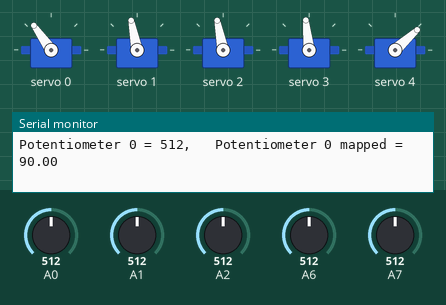
Recording of a sketch running on a simulated Arduino Nano, built with avr-gcc and run on an emulated ATmega328P. Shown: 5 × servo, the last lines printed to the serial monitor. The inputs (shaded band) are chosen by the test bench; at power-on: A0 = 512, A6 = 512, A1 = 512, A2 = 512, A7 = 512.

Above: at 1.2 s.
1.3 s: A0 set to 561
At 2.7 s:
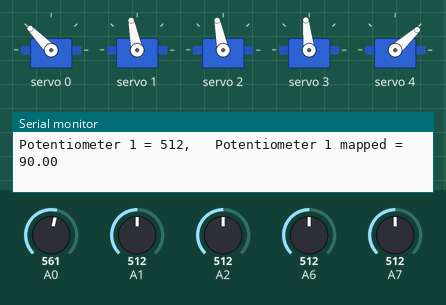
4.3 s: A0 set to 583
At 5.4 s:
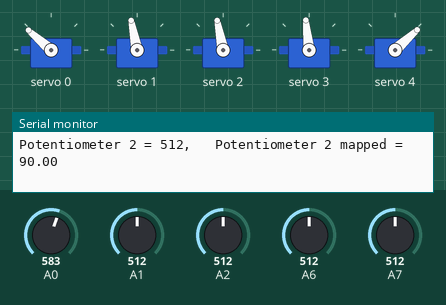
7.3 s: A6 set to 554
At 8.6 s:
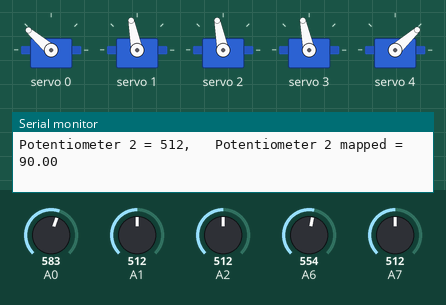
8.9 s: A6 set to 576
At 9.8 s:
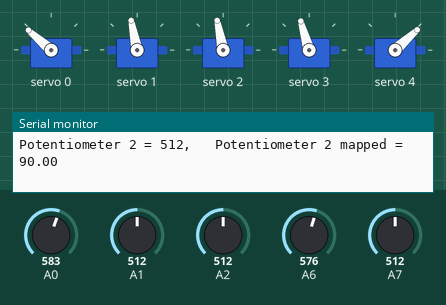
11.9 s: A1 set to 550
At 12.4 s:
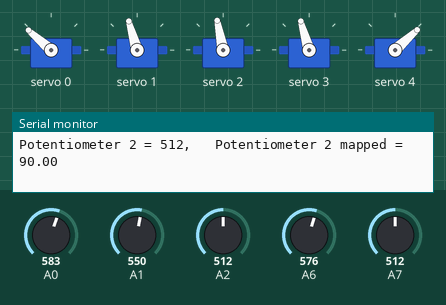
13.5 s: A1 set to 584
At 14.8 s:
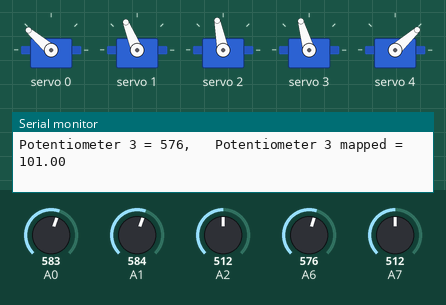
Timing chart, 0 to 16.2 s (numbered marks = the images above; inputs shaded):
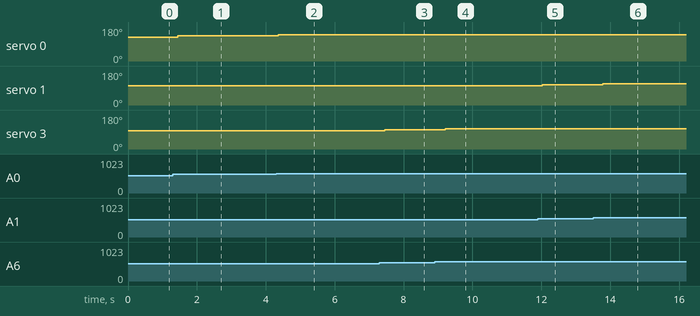

The sketch:

robotic_arm_potentiometer_control.ino
```cpp
// C++ code for Arm-old Schwarzenegger
//
#include <Servo.h>

#include <Wire.h>
#include <Adafruit_PWMServoDriver.h>

// called this way, it uses the default address 0x40
Adafruit_PWMServoDriver pwm = Adafruit_PWMServoDriver();

#define SERVOMIN  150 // This is the 'minimum' pulse length count (out of 4096)
#define SERVOMAX  600 // This is the 'maximum' pulse length count (out of 4096)
#define SERVO_FREQ 50 // Analog servos run at ~50 Hz updates

//Minimum and Maximum pulse length count
#define Base_min 150
#define Base_max 600
#define Shoulder_min 150
#define Shoulder_max 500
#define Elbow_min 150
#define Elbow_max 500
#define Wrist_min 150
#define Wrist_max 480
#define Gripper_min 150
#define Gripper_max 250

//Set the motors to their channels
const int P1=0; //Base
const int P2=1; //Shoulder
const int P3=2; //Elbow
const int P4=3; //Wrist
const int P5=4; //Gripper

void setup()
{
  //A4 and A5 are internally connected to SDA and SCL for I2C
  pinMode(A0, INPUT);
  pinMode(A1, INPUT);
  pinMode(A2, INPUT);
  pinMode(A6, INPUT);
  pinMode(A7, INPUT);


  Serial.begin(9600);

  pwm.begin();
  pwm.setOscillatorFrequency(27000000);
  pwm.setPWMFreq(SERVO_FREQ);  // Analog servos run at ~50 Hz updates
}

void loop()
{

  //Read from Potentiometer 1 (Base) and adjust the servo
   moveServo(P1, Base_min, Base_max);

  //Read from Potentiometer 2 (Shoulder) and adjust the servo
   moveServo(P2, Shoulder_min, Shoulder_max);

  //Read from Potentiometer 3 (Elbow) and adjust the servo
   moveServo(P3, Elbow_min, Elbow_max);

  //Read from Potentiometer 4 (Wrist) and adjust the servo
   moveServo(P4, Wrist_min, Wrist_max);

  //Read from Potentiometer 5 (Gripper) and adjust the servo
   moveServo(P5, Gripper_min, Gripper_max);

   //Add delay
   delay(20);

}


void moveServo(int P, int min, int max)
{
  int pot;
  float deg, val;
  switch (P)
  {
    case P1: pot = analogRead(A0);break;
    case P2: pot = analogRead(A1);break;
    case P3: pot = analogRead(A2);break;
    case P4: pot = analogRead(A6);break;
    case P5: pot = analogRead(A7);
  }

  Serial.print("Potentiometer "); Serial.print(P); Serial.print(" = "); Serial.print(pot); //Print the value from the potentiometer
  deg = float(map(pot,0,1023,0,180.0));  //Find the degree equivalent of the value
  Serial.print(",\t Potentiometer "); Serial.print(P); Serial.print(" mapped = "); Serial.println(deg); //print the degree value
  val = float(map(deg, 0, 180.0, min, max));     // scale it for use with the servo
  pwm.setPWM(P,0,val);
}
```

Measured:
- after the input at 1.3 s, servo 0: 125° → 134° after 0.15 s
- after the input at 4.3 s, servo 0: 134° → 139° after 0.06 s
- after the input at 7.3 s, servo 3: 96° → 102° after 0.16 s
- after the input at 8.9 s, servo 3: 102° → 106° after 0.31 s
- after the input at 11.9 s, servo 1: 101° → 106° after 0.13 s
- after the input at 13.5 s, servo 1: 106° → 112° after 0.29 s
